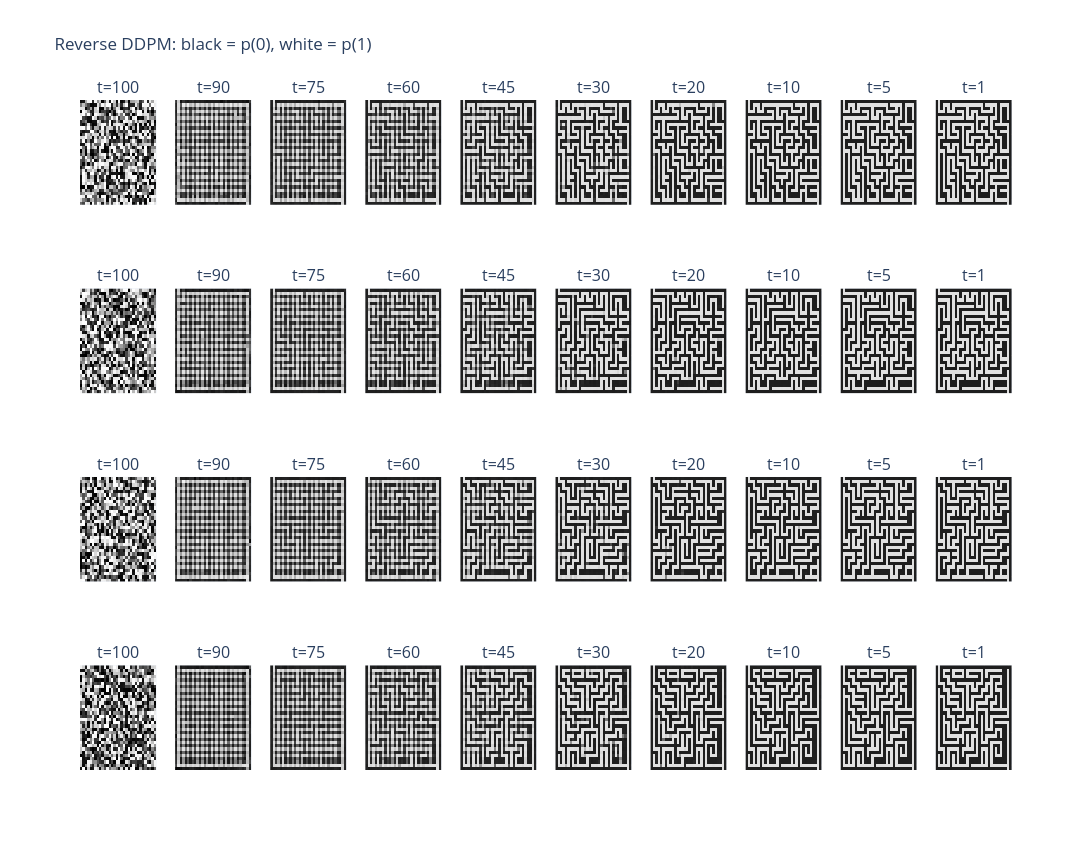
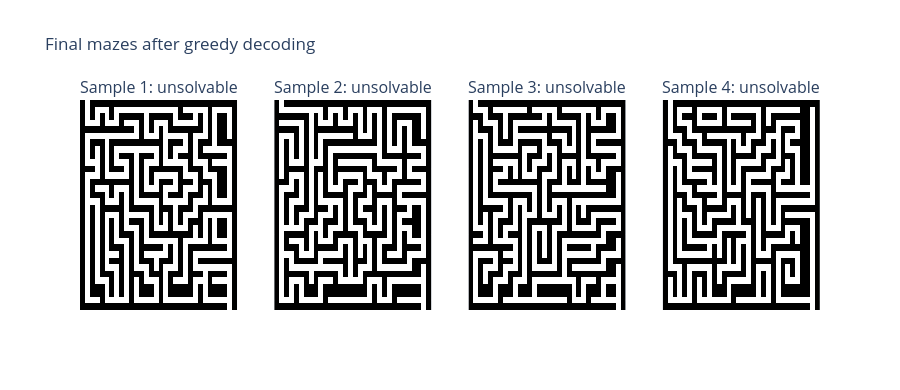

The cell these charts' notebook holds for them, in order:
### Markdown cell above
## 5. Reverse DDPM Sampling and Solvability

Sampling starts from `x_T ~ N(0, I)` and applies all reverse DDPM steps using the predicted noise. Clean-image estimates are captured at selected timesteps for visualization; they are not fed back into the network. Only the final continuous result is greedily decoded by dot product against the two fixed 16-dimensional embeddings.

### Code cell
N_METRIC_SAMPLES = 128
N_TO_SHOW = 4
REVERSE_PREVIEW_TIMESTEPS = [89, 74, 59, 44, 29, 19, 9, 4, 0]


@torch.no_grad()
def sample_ddpm(model, n_samples, capture_timesteps=()):
    model.eval()
    x = torch.randn(n_samples, EMBEDDING_DIM, 32, 32, device=DEVICE)
    initial_noise = x.detach().clone()
    snapshots = {}
    capture_timesteps = set(capture_timesteps)

    for step in reversed(range(DIFFUSION_STEPS)):
        timesteps = torch.full((n_samples,), step, device=DEVICE, dtype=torch.long)
        predicted_noise = model(x, timesteps)
        alpha = alphas[step]
        alpha_bar = alpha_bars[step]
        beta = betas[step]
        x0_estimate = (x - (1 - alpha_bar).sqrt() * predicted_noise) / alpha_bar.sqrt()
        if step in capture_timesteps:
            snapshots[step] = x0_estimate.detach().clone()

        mean = (x - beta / (1 - alpha_bar).sqrt() * predicted_noise) / alpha.sqrt()
        if step > 0:
            alpha_bar_previous = alpha_bars[step - 1]
            posterior_variance = beta * (1 - alpha_bar_previous) / (1 - alpha_bar)
            x = mean + posterior_variance.sqrt() * torch.randn_like(x)
        else:
            x = mean

    return x, snapshots, initial_noise


samples_continuous, reverse_snapshots, initial_noise = sample_ddpm(
    model, N_METRIC_SAMPLES, REVERSE_PREVIEW_TIMESTEPS
)
print(
    "Initial x_T Gaussian stats: "
    f"mean={initial_noise.mean().item():.3f}, "
    f"std={initial_noise.std().item():.3f}"
)
hard_samples = (
    torch.einsum("bdhw,kd->bkhw", samples_continuous, binary_embeddings)
    .argmax(dim=1)
    .cpu()
    .numpy()
    .astype(np.uint8)
)

fig = make_subplots(
    rows=N_TO_SHOW,
    cols=1 + len(REVERSE_PREVIEW_TIMESTEPS),
    subplot_titles=[
        f"t={t}"
        for _ in range(N_TO_SHOW)
        for t in [100] + [step + 1 for step in REVERSE_PREVIEW_TIMESTEPS]
    ],
)
for i in range(N_TO_SHOW):
    initial_probabilities = decode_probabilities(
        initial_noise[i : i + 1], binary_embeddings, TEMPERATURE
    )[0, 1]
    fig.add_trace(
        go.Heatmap(
            z=initial_probabilities.cpu().numpy(),
            zmin=0,
            zmax=1,
            colorscale=[[0, "black"], [1, "white"]],
            showscale=False,
        ),
        row=i + 1,
        col=1,
    )
    for col, step in enumerate(REVERSE_PREVIEW_TIMESTEPS, start=2):
        probabilities = (
            decode_probabilities(
                reverse_snapshots[step], binary_embeddings, TEMPERATURE
            )[i, 1]
            .cpu()
            .numpy()
        )
        fig.add_trace(
            go.Heatmap(
                z=probabilities,
                zmin=0,
                zmax=1,
                colorscale=[[0, "black"], [1, "white"]],
                showscale=False,
            ),
            row=i + 1,
            col=col,
        )
fig.update_layout(
    title="Reverse DDPM: black = p(0), white = p(1)",
    height=850,
    width=1900,
)
fig.update_xaxes(showticklabels=False)
fig.update_yaxes(showticklabels=False, autorange="reversed")
fig.show()

solved = [solvability_rate([maze]) for maze in hard_samples]
print(f"Solvable samples: {sum(solved)}/{len(solved)} ({np.mean(solved):.1%})")
hard_fig = make_subplots(
    rows=1,
    cols=N_TO_SHOW,
    subplot_titles=[
        f"Sample {i + 1}: {'solvable' if solved[i] else 'unsolvable'}"
        for i in range(N_TO_SHOW)
    ],
)
for i in range(N_TO_SHOW):
    hard_fig.add_trace(
        go.Heatmap(
            z=hard_samples[i],
            zmin=0,
            zmax=1,
            colorscale=[[0, "black"], [1, "white"]],
            showscale=False,
        ),
        row=1,
        col=i + 1,
    )
hard_fig.update_layout(title="Final mazes after greedy decoding", height=390, width=900)
hard_fig.update_xaxes(showticklabels=False)
hard_fig.update_yaxes(showticklabels=False, autorange="reversed")
hard_fig.show()

### Figure 1 — Plotly figure (JSON) as saved in the notebook; plotly's stock layout.template omitted (floating-point values rounded to 4 significant figures; data arrays with more than 128 entries replaced by an {"elided": "..."} marker saying what was removed)
{"data": [{"colorscale": [[0, "black"], [1, "white"]], "showscale": false, "type": "heatmap", "xaxis": "x", "yaxis": "y", "z": {"elided": "32x32 float values"}, "zmax": 1, "zmin": 0}, {"colorscale": [[0, "black"], [1, "white"]], "showscale": false, "type": "heatmap", "xaxis": "x2", "yaxis": "y2", "z": {"elided": "32x32 float values"}, "zmax": 1, "zmin": 0}, {"colorscale": [[0, "black"], [1, "white"]], "showscale": false, "type": "heatmap", "xaxis": "x3", "yaxis": "y3", "z": {"elided": "32x32 float values"}, "zmax": 1, "zmin": 0}, {"colorscale": [[0, "black"], [1, "white"]], "showscale": false, "type": "heatmap", "xaxis": "x4", "yaxis": "y4", "z": {"elided": "32x32 float values"}, "zmax": 1, "zmin": 0}, {"colorscale": [[0, "black"], [1, "white"]], "showscale": false, "type": "heatmap", "xaxis": "x5", "yaxis": "y5", "z": {"elided": "32x32 float values"}, "zmax": 1, "zmin": 0}, {"colorscale": [[0, "black"], [1, "white"]], "showscale": false, "type": "heatmap", "xaxis": "x6", "yaxis": "y6", "z": {"elided": "32x32 float values"}, "zmax": 1, "zmin": 0}, {"colorscale": [[0, "black"], [1, "white"]], "showscale": false, "type": "heatmap", "xaxis": "x7", "yaxis": "y7", "z": {"elided": "32x32 float values"}, "zmax": 1, "zmin": 0}, {"colorscale": [[0, "black"], [1, "white"]], "showscale": false, "type": "heatmap", "xaxis": "x8", "yaxis": "y8", "z": {"elided": "32x32 float values"}, "zmax": 1, "zmin": 0}, {"colorscale": [[0, "black"], [1, "white"]], "showscale": false, "type": "heatmap", "xaxis": "x9", "yaxis": "y9", "z": {"elided": "32x32 float values"}, "zmax": 1, "zmin": 0}, {"colorscale": [[0, "black"], [1, "white"]], "showscale": false, "type": "heatmap", "xaxis": "x10", "yaxis": "y10", "z": {"elided": "32x32 float values"}, "zmax": 1, "zmin": 0}, {"colorscale": [[0, "black"], [1, "white"]], "showscale": false, "type": "heatmap", "xaxis": "x11", "yaxis": "y11", "z": {"elided": "32x32 float values"}, "zmax": 1, "zmin": 0}, {"colorscale": [[0, "black"], [1, "white"]], "showscale": false, "type": "heatmap", "xaxis": "x12", "yaxis": "y12", "z": {"elided": "32x32 float values"}, "zmax": 1, "zmin": 0}, {"colorscale": [[0, "black"], [1, "white"]], "showscale": false, "type": "heatmap", "xaxis": "x13", "yaxis": "y13", "z": {"elided": "32x32 float values"}, "zmax": 1, "zmin": 0}, {"colorscale": [[0, "black"], [1, "white"]], "showscale": false, "type": "heatmap", "xaxis": "x14", "yaxis": "y14", "z": {"elided": "32x32 float values"}, "zmax": 1, "zmin": 0}, {"colorscale": [[0, "black"], [1, "white"]], "showscale": false, "type": "heatmap", "xaxis": "x15", "yaxis": "y15", "z": {"elided": "32x32 float values"}, "zmax": 1, "zmin": 0}, {"colorscale": [[0, "black"], [1, "white"]], "showscale": false, "type": "heatmap", "xaxis": "x16", "yaxis": "y16", "z": {"elided": "32x32 float values"}, "zmax": 1, "zmin": 0}, {"colorscale": [[0, "black"], [1, "white"]], "showscale": false, "type": "heatmap", "xaxis": "x17", "yaxis": "y17", "z": {"elided": "32x32 float values"}, "zmax": 1, "zmin": 0}, {"colorscale": [[0, "black"], [1, "white"]], "showscale": false, "type": "heatmap", "xaxis": "x18", "yaxis": "y18", "z": {"elided": "32x32 float values"}, "zmax": 1, "zmin": 0}, {"colorscale": [[0, "black"], [1, "white"]], "showscale": false, "type": "heatmap", "xaxis": "x19", "yaxis": "y19", "z": {"elided": "32x32 float values"}, "zmax": 1, "zmin": 0}, {"colorscale": [[0, "black"], [1, "white"]], "showscale": false, "type": "heatmap", "xaxis": "x20", "yaxis": "y20", "z": {"elided": "32x32 float values"}, "zmax": 1, "zmin": 0}, {"colorscale": [[0, "black"], [1, "white"]], "showscale": false, "type": "heatmap", "xaxis": "x21", "yaxis": "y21", "z": {"elided": "32x32 float values"}, "zmax": 1, "zmin": 0}, {"colorscale": [[0, "black"], [1, "white"]], "showscale": false, "type": "heatmap", "xaxis": "x22", "yaxis": "y22", "z": {"elided": "32x32 float values"}, "zmax": 1, "zmin": 0}, {"colorscale": [[0, "black"], [1, "white"]], "showscale": false, "type": "heatmap", "xaxis": "x23", "yaxis": "y23", "z": {"elided": "32x32 float values"}, "zmax": 1, "zmin": 0}, {"colorscale": [[0, "black"], [1, "white"]], "showscale": false, "type": "heatmap", "xaxis": "x24", "yaxis": "y24", "z": {"elided": "32x32 float values"}, "zmax": 1, "zmin": 0}, {"colorscale": [[0, "black"], [1, "white"]], "showscale": false, "type": "heatmap", "xaxis": "x25", "yaxis": "y25", "z": {"elided": "32x32 float values"}, "zmax": 1, "zmin": 0}, {"colorscale": [[0, "black"], [1, "white"]], "showscale": false, "type": "heatmap", "xaxis": "x26", "yaxis": "y26", "z": {"elided": "32x32 float values"}, "zmax": 1, "zmin": 0}, {"colorscale": [[0, "black"], [1, "white"]], "showscale": false, "type": "heatmap", "xaxis": "x27", "yaxis": "y27", "z": {"elided": "32x32 float values"}, "zmax": 1, "zmin": 0}, {"colorscale": [[0, "black"], [1, "white"]], "showscale": false, "type": "heatmap", "xaxis": "x28", "yaxis": "y28", "z": {"elided": "32x32 float values"}, "zmax": 1, "zmin": 0}, {"colorscale": [[0, "black"], [1, "white"]], "showscale": false, "type": "heatmap", "xaxis": "x29", "yaxis": "y29", "z": {"elided": "32x32 float values"}, "zmax": 1, "zmin": 0}, {"colorscale": [[0, "black"], [1, "white"]], "showscale": false, "type": "heatmap", "xaxis": "x30", "yaxis": "y30", "z": {"elided": "32x32 float values"}, "zmax": 1, "zmin": 0}, {"colorscale": [[0, "black"], [1, "white"]], "showscale": false, "type": "heatmap", "xaxis": "x31", "yaxis": "y31", "z": {"elided": "32x32 float values"}, "zmax": 1, "zmin": 0}, {"colorscale": [[0, "black"], [1, "white"]], "showscale": false, "type": "heatmap", "xaxis": "x32", "yaxis": "y32", "z": {"elided": "32x32 float values"}, "zmax": 1, "zmin": 0}, {"colorscale": [[0, "black"], [1, "white"]], "showscale": false, "type": "heatmap", "xaxis": "x33", "yaxis": "y33", "z": {"elided": "32x32 float values"}, "zmax": 1, "zmin": 0}, {"colorscale": [[0, "black"], [1, "white"]], "showscale": false, "type": "heatmap", "xaxis": "x34", "yaxis": "y34", "z": {"elided": "32x32 float values"}, "zmax": 1, "zmin": 0}, {"colorscale": [[0, "black"], [1, "white"]], "showscale": false, "type": "heatmap", "xaxis": "x35", "yaxis": "y35", "z": {"elided": "32x32 float values"}, "zmax": 1, "zmin": 0}, {"colorscale": [[0, "black"], [1, "white"]], "showscale": false, "type": "heatmap", "xaxis": "x36", "yaxis": "y36", "z": {"elided": "32x32 float values"}, "zmax": 1, "zmin": 0}, {"colorscale": [[0, "black"], [1, "white"]], "showscale": false, "type": "heatmap", "xaxis": "x37", "yaxis": "y37", "z": {"elided": "32x32 float values"}, "zmax": 1, "zmin": 0}, {"colorscale": [[0, "black"], [1, "white"]], "showscale": false, "type": "heatmap", "xaxis": "x38", "yaxis": "y38", "z": {"elided": "32x32 float values"}, "zmax": 1, "zmin": 0}, {"colorscale": [[0, "black"], [1, "white"]], "showscale": false, "type": "heatmap", "xaxis": "x39", "yaxis": "y39", "z": {"elided": "32x32 float values"}, "zmax": 1, "zmin": 0}, {"colorscale": [[0, "black"], [1, "white"]], "showscale": false, "type": "heatmap", "xaxis": "x40", "yaxis": "y40", "z": {"elided": "32x32 float values"}, "zmax": 1, "zmin": 0}], "layout": {"annotations": [{"font": {"size": 16}, "showarrow": false, "text": "t=100", "x": 0.041, "xanchor": "center", "xref": "paper", "y": 1, "yanchor": "bottom", "yref": "paper"}, {"font": {"size": 16}, "showarrow": false, "text": "t=90", "x": 0.143, "xanchor": "center", "xref": "paper", "y": 1, "yanchor": "bottom", "yref": "paper"}, {"font": {"size": 16}, "showarrow": false, "text": "t=75", "x": 0.245, "xanchor": "center", "xref": "paper", "y": 1, "yanchor": "bottom", "yref": "paper"}, {"font": {"size": 16}, "showarrow": false, "text": "t=60", "x": 0.347, "xanchor": "center", "xref": "paper", "y": 1, "yanchor": "bottom", "yref": "paper"}, {"font": {"size": 16}, "showarrow": false, "text": "t=45", "x": 0.449, "xanchor": "center", "xref": "paper", "y": 1, "yanchor": "bottom", "yref": "paper"}, {"font": {"size": 16}, "showarrow": false, "text": "t=30", "x": 0.551, "xanchor": "center", "xref": "paper", "y": 1, "yanchor": "bottom", "yref": "paper"}, {"font": {"size": 16}, "showarrow": false, "text": "t=20", "x": 0.653, "xanchor": "center", "xref": "paper", "y": 1, "yanchor": "bottom", "yref": "paper"}, {"font": {"size": 16}, "showarrow": false, "text": "t=10", "x": 0.755, "xanchor": "center", "xref": "paper", "y": 1, "yanchor": "bottom", "yref": "paper"}, {"font": {"size": 16}, "showarrow": false, "text": "t=5", "x": 0.857, "xanchor": "center", "xref": "paper", "y": 1, "yanchor": "bottom", "yref": "paper"}, {"font": {"size": 16}, "showarrow": false, "text": "t=1", "x": 0.959, "xanchor": "center", "xref": "paper", "y": 1, "yanchor": "bottom", "yref": "paper"}, {"font": {"size": 16}, "showarrow": false, "text": "t=100", "x": 0.041, "xanchor": "center", "xref": "paper", "y": 0.7188, "yanchor": "bottom", "yref": "paper"}, {"font": {"size": 16}, "showarrow": false, "text": "t=90", "x": 0.143, "xanchor": "center", "xref": "paper", "y": 0.7188, "yanchor": "bottom", "yref": "paper"}, {"font": {"size": 16}, "showarrow": false, "text": "t=75", "x": 0.245, "xanchor": "center", "xref": "paper", "y": 0.7188, "yanchor": "bottom", "yref": "paper"}, {"font": {"size": 16}, "showarrow": false, "text": "t=60", "x": 0.347, "xanchor": "center", "xref": "paper", "y": 0.7188, "yanchor": "bottom", "yref": "paper"}, {"font": {"size": 16}, "showarrow": false, "text": "t=45", "x": 0.449, "xanchor": "center", "xref": "paper", "y": 0.7188, "yanchor": "bottom", "yref": "paper"}, {"font": {"size": 16}, "showarrow": false, "text": "t=30", "x": 0.551, "xanchor": "center", "xref": "paper", "y": 0.7188, "yanchor": "bottom", "yref": "paper"}, {"font": {"size": 16}, "showarrow": false, "text": "t=20", "x": 0.653, "xanchor": "center", "xref": "paper", "y": 0.7188, "yanchor": "bottom", "yref": "paper"}, {"font": {"size": 16}, "showarrow": false, "text": "t=10", "x": 0.755, "xanchor": "center", "xref": "paper", "y": 0.7188, "yanchor": "bottom", "yref": "paper"}, {"font": {"size": 16}, "showarrow": false, "text": "t=5", "x": 0.857, "xanchor": "center", "xref": "paper", "y": 0.7188, "yanchor": "bottom", "yref": "paper"}, {"font": {"size": 16}, "showarrow": false, "text": "t=1", "x": 0.959, "xanchor": "center", "xref": "paper", "y": 0.7188, "yanchor": "bottom", "yref": "paper"}, {"font": {"size": 16}, "showarrow": false, "text": "t=100", "x": 0.041, "xanchor": "center", "xref": "paper", "y": 0.4375, "yanchor": "bottom", "yref": "paper"}, {"font": {"size": 16}, "showarrow": false, "text": "t=90", "x": 0.143, "xanchor": "center", "xref": "paper", "y": 0.4375, "yanchor": "bottom", "yref": "paper"}, {"font": {"size": 16}, "showarrow": false, "text": "t=75", "x": 0.245, "xanchor": "center", "xref": "paper", "y": 0.4375, "yanchor": "bottom", "yref": "paper"}, {"font": {"size": 16}, "showarrow": false, "text": "t=60", "x": 0.347, "xanchor": "center", "xref": "paper", "y": 0.4375, "yanchor": "bottom", "yref": "paper"}, {"font": {"size": 16}, "showarrow": false, "text": "t=45", "x": 0.449, "xanchor": "center", "xref": "paper", "y": 0.4375, "yanchor": "bottom", "yref": "paper"}, {"font": {"size": 16}, "showarrow": false, "text": "t=30", "x": 0.551, "xanchor": "center", "xref": "paper", "y": 0.4375, "yanchor": "bottom", "yref": "paper"}, {"font": {"size": 16}, "showarrow": false, "text": "t=20", "x": 0.653, "xanchor": "center", "xref": "paper", "y": 0.4375, "yanchor": "bottom", "yref": "paper"}, {"font": {"size": 16}, "showarrow": false, "text": "t=10", "x": 0.755, "xanchor": "center", "xref": "paper", "y": 0.4375, "yanchor": "bottom", "yref": "paper"}, {"font": {"size": 16}, "showarrow": false, "text": "t=5", "x": 0.857, "xanchor": "center", "xref": "paper", "y": 0.4375, "yanchor": "bottom", "yref": "paper"}, {"font": {"size": 16}, "showarrow": false, "text": "t=1", "x": 0.959, "xanchor": "center", "xref": "paper", "y": 0.4375, "yanchor": "bottom", "yref": "paper"}, {"font": {"size": 16}, "showarrow": false, "text": "t=100", "x": 0.041, "xanchor": "center", "xref": "paper", "y": 0.1562, "yanchor": "bottom", "yref": "paper"}, {"font": {"size": 16}, "showarrow": false, "text": "t=90", "x": 0.143, "xanchor": "center", "xref": "paper", "y": 0.1562, "yanchor": "bottom", "yref": "paper"}, {"font": {"size": 16}, "showarrow": false, "text": "t=75", "x": 0.245, "xanchor": "center", "xref": "paper", "y": 0.1562, "yanchor": "bottom", "yref": "paper"}, {"font": {"size": 16}, "showarrow": false, "text": "t=60", "x": 0.347, "xanchor": "center", "xref": "paper", "y": 0.1562, "yanchor": "bottom", "yref": "paper"}, {"font": {"size": 16}, "showarrow": false, "text": "t=45", "x": 0.449, "xanchor": "center", "xref": "paper", "y": 0.1562, "yanchor": "bottom", "yref": "paper"}, {"font": {"size": 16}, "showarrow": false, "text": "t=30", "x": 0.551, "xanchor": "center", "xref": "paper", "y": 0.1562, "yanchor": "bottom", "yref": "paper"}, {"font": {"size": 16}, "showarrow": false, "text": "t=20", "x": 0.653, "xanchor": "center", "xref": "paper", "y": 0.1562, "yanchor": "bottom", "yref": "paper"}, {"font": {"size": 16}, "showarrow": false, "text": "t=10", "x": 0.755, "xanchor": "center", "xref": "paper", "y": 0.1562, "yanchor": "bottom", "yref": "paper"}, {"font": {"size": 16}, "showarrow": false, "text": "t=5", "x": 0.857, "xanchor": "center", "xref": "paper", "y": 0.1562, "yanchor": "bottom", "yref": "paper"}, {"font": {"size": 16}, "showarrow": false, "text": "t=1", "x": 0.959, "xanchor": "center", "xref": "paper", "y": 0.1562, "yanchor": "bottom", "yref": "paper"}], "height": 850, "title": {"text": "Reverse DDPM: black = p(0), white = p(1)"}, "width": 1900, "xaxis": {"anchor": "y", "domain": [0, 0.082], "showticklabels": false}, "xaxis10": {"anchor": "y10", "domain": [0.918, 1.0], "showticklabels": false}, "xaxis11": {"anchor": "y11", "domain": [0, 0.082], "showticklabels": false}, "xaxis12": {"anchor": "y12", "domain": [0.102, 0.184], "showticklabels": false}, "xaxis13": {"anchor": "y13", "domain": [0.204, 0.286], "showticklabels": false}, "xaxis14": {"anchor": "y14", "domain": [0.306, 0.388], "showticklabels": false}, "xaxis15": {"anchor": "y15", "domain": [0.408, 0.49], "showticklabels": false}, "xaxis16": {"anchor": "y16", "domain": [0.51, 0.592], "showticklabels": false}, "xaxis17": {"anchor": "y17", "domain": [0.612, 0.694], "showticklabels": false}, "xaxis18": {"anchor": "y18", "domain": [0.714, 0.796], "showticklabels": false}, "xaxis19": {"anchor": "y19", "domain": [0.816, 0.898], "showticklabels": false}, "xaxis2": {"anchor": "y2", "domain": [0.102, 0.184], "showticklabels": false}, "xaxis20": {"anchor": "y20", "domain": [0.918, 1.0], "showticklabels": false}, "xaxis21": {"anchor": "y21", "domain": [0, 0.082], "showticklabels": false}, "xaxis22": {"anchor": "y22", "domain": [0.102, 0.184], "showticklabels": false}, "xaxis23": {"anchor": "y23", "domain": [0.204, 0.286], "showticklabels": false}, "xaxis24": {"anchor": "y24", "domain": [0.306, 0.388], "showticklabels": false}, "xaxis25": {"anchor": "y25", "domain": [0.408, 0.49], "showticklabels": false}, "xaxis26": {"anchor": "y26", "domain": [0.51, 0.592], "showticklabels": false}, "xaxis27": {"anchor": "y27", "domain": [0.612, 0.694], "showticklabels": false}, "xaxis28": {"anchor": "y28", "domain": [0.714, 0.796], "showticklabels": false}, "xaxis29": {"anchor": "y29", "domain": [0.816, 0.898], "showticklabels": false}, "xaxis3": {"anchor": "y3", "domain": [0.204, 0.286], "showticklabels": false}, "xaxis30": {"anchor": "y30", "domain": [0.918, 1.0], "showticklabels": false}, "xaxis31": {"anchor": "y31", "domain": [0, 0.082], "showticklabels": false}, "xaxis32": {"anchor": "y32", "domain": [0.102, 0.184], "showticklabels": false}, "xaxis33": {"anchor": "y33", "domain": [0.204, 0.286], "showticklabels": false}, "xaxis34": {"anchor": "y34", "domain": [0.306, 0.388], "showticklabels": false}, "xaxis35": {"anchor": "y35", "domain": [0.408, 0.49], "showticklabels": false}, "xaxis36": {"anchor": "y36", "domain": [0.51, 0.592], "showticklabels": false}, "xaxis37": {"anchor": "y37", "domain": [0.612, 0.694], "showticklabels": false}, "xaxis38": {"anchor": "y38", "domain": [0.714, 0.796], "showticklabels": false}, "xaxis39": {"anchor": "y39", "domain": [0.816, 0.898], "showticklabels": false}, "xaxis4": {"anchor": "y4", "domain": [0.306, 0.388], "showticklabels": false}, "xaxis40": {"anchor": "y40", "domain": [0.918, 1.0], "showticklabels": false}, "xaxis5": {"anchor": "y5", "domain": [0.408, 0.49], "showticklabels": false}, "xaxis6": {"anchor": "y6", "domain": [0.51, 0.592], "showticklabels": false}, "xaxis7": {"anchor": "y7", "domain": [0.612, 0.694], "showticklabels": false}, "xaxis8": {"anchor": "y8", "domain": [0.714, 0.796], "showticklabels": false}, "xaxis9": {"anchor": "y9", "domain": [0.816, 0.898], "showticklabels": false}, "yaxis": {"anchor": "x", "autorange": "reversed", "domain": [0.8438, 1], "showticklabels": false}, "yaxis10": {"anchor": "x10", "autorange": "reversed", "domain": [0.8438, 1], "showticklabels": false}, "yaxis11": {"anchor": "x11", "autorange": "reversed", "domain": [0.5625, 0.7188], "showticklabels": false}, "yaxis12": {"anchor": "x12", "autorange": "reversed", "domain": [0.5625, 0.7188], "showticklabels": false}, "yaxis13": {"anchor": "x13", "autorange": "reversed", "domain": [0.5625, 0.7188], "showticklabels": false}, "yaxis14": {"anchor": "x14", "autorange": "reversed", "domain": [0.5625, 0.7188], "showticklabels": false}, "yaxis15": {"anchor": "x15", "autorange": "reversed", "domain": [0.5625, 0.7188], "showticklabels": false}, "yaxis16": {"anchor": "x16", "autorange": "reversed", "domain": [0.5625, 0.7188], "showticklabels": false}, "yaxis17": {"anchor": "x17", "autorange": "reversed", "domain": [0.5625, 0.7188], "showticklabels": false}, "yaxis18": {"anchor": "x18", "autorange": "reversed", "domain": [0.5625, 0.7188], "showticklabels": false}, "yaxis19": {"anchor": "x19", "autorange": "reversed", "domain": [0.5625, 0.7188], "showticklabels": false}, "yaxis2": {"anchor": "x2", "autorange": "reversed", "domain": [0.8438, 1], "showticklabels": false}, "yaxis20": {"anchor": "x20", "autorange": "reversed", "domain": [0.5625, 0.7188], "showticklabels": false}, "yaxis21": {"anchor": "x21", "autorange": "reversed", "domain": [0.2812, 0.4375], "showticklabels": false}, "yaxis22": {"anchor": "x22", "autorange": "reversed", "domain": [0.2812, 0.4375], "showticklabels": false}, "yaxis23": {"anchor": "x23", "autorange": "reversed", "domain": [0.2812, 0.4375], "showticklabels": false}, "yaxis24": {"anchor": "x24", "autorange": "reversed", "domain": [0.2812, 0.4375], "showticklabels": false}, "yaxis25": {"anchor": "x25", "autorange": "reversed", "domain": [0.2812, 0.4375], "showticklabels": false}, "yaxis26": {"anchor": "x26", "autorange": "reversed", "domain": [0.2812, 0.4375], "showticklabels": false}, "yaxis27": {"anchor": "x27", "autorange": "reversed", "domain": [0.2812, 0.4375], "showticklabels": false}, "yaxis28": {"anchor": "x28", "autorange": "reversed", "domain": [0.2812, 0.4375], "showticklabels": false}, "yaxis29": {"anchor": "x29", "autorange": "reversed", "domain": [0.2812, 0.4375], "showticklabels": false}, "yaxis3": {"anchor": "x3", "autorange": "reversed", "domain": [0.8438, 1], "showticklabels": false}, "yaxis30": {"anchor": "x30", "autorange": "reversed", "domain": [0.2812, 0.4375], "showticklabels": false}, "yaxis31": {"anchor": "x31", "autorange": "reversed", "domain": [0, 0.1562], "showticklabels": false}, "yaxis32": {"anchor": "x32", "autorange": "reversed", "domain": [0, 0.1562], "showticklabels": false}, "yaxis33": {"anchor": "x33", "autorange": "reversed", "domain": [0, 0.1562], "showticklabels": false}, "yaxis34": {"anchor": "x34", "autorange": "reversed", "domain": [0, 0.1562], "showticklabels": false}, "yaxis35": {"anchor": "x35", "autorange": "reversed", "domain": [0, 0.1562], "showticklabels": false}, "yaxis36": {"anchor": "x36", "autorange": "reversed", "domain": [0, 0.1562], "showticklabels": false}, "yaxis37": {"anchor": "x37", "autorange": "reversed", "domain": [0, 0.1562], "showticklabels": false}, "yaxis38": {"anchor": "x38", "autorange": "reversed", "domain": [0, 0.1562], "showticklabels": false}, "yaxis39": {"anchor": "x39", "autorange": "reversed", "domain": [0, 0.1562], "showticklabels": false}, "yaxis4": {"anchor": "x4", "autorange": "reversed", "domain": [0.8438, 1], "showticklabels": false}, "yaxis40": {"anchor": "x40", "autorange": "reversed", "domain": [0, 0.1562], "showticklabels": false}, "yaxis5": {"anchor": "x5", "autorange": "reversed", "domain": [0.8438, 1], "showticklabels": false}, "yaxis6": {"anchor": "x6", "autorange": "reversed", "domain": [0.8438, 1], "showticklabels": false}, "yaxis7": {"anchor": "x7", "autorange": "reversed", "domain": [0.8438, 1], "showticklabels": false}, "yaxis8": {"anchor": "x8", "autorange": "reversed", "domain": [0.8438, 1], "showticklabels": false}, "yaxis9": {"anchor": "x9", "autorange": "reversed", "domain": [0.8438, 1], "showticklabels": false}}}

### Figure 2 — Plotly figure (JSON) as saved in the notebook; plotly's stock layout.template omitted (floating-point values rounded to 4 significant figures; data arrays with more than 128 entries replaced by an {"elided": "..."} marker saying what was removed)
{"data": [{"colorscale": [[0, "black"], [1, "white"]], "showscale": false, "type": "heatmap", "xaxis": "x", "yaxis": "y", "z": {"elided": "32x32 int values"}, "zmax": 1, "zmin": 0}, {"colorscale": [[0, "black"], [1, "white"]], "showscale": false, "type": "heatmap", "xaxis": "x2", "yaxis": "y2", "z": {"elided": "32x32 int values"}, "zmax": 1, "zmin": 0}, {"colorscale": [[0, "black"], [1, "white"]], "showscale": false, "type": "heatmap", "xaxis": "x3", "yaxis": "y3", "z": {"elided": "32x32 int values"}, "zmax": 1, "zmin": 0}, {"colorscale": [[0, "black"], [1, "white"]], "showscale": false, "type": "heatmap", "xaxis": "x4", "yaxis": "y4", "z": {"elided": "32x32 int values"}, "zmax": 1, "zmin": 0}], "layout": {"annotations": [{"font": {"size": 16}, "showarrow": false, "text": "Sample 1: unsolvable", "x": 0.1062, "xanchor": "center", "xref": "paper", "y": 1, "yanchor": "bottom", "yref": "paper"}, {"font": {"size": 16}, "showarrow": false, "text": "Sample 2: unsolvable", "x": 0.3688, "xanchor": "center", "xref": "paper", "y": 1, "yanchor": "bottom", "yref": "paper"}, {"font": {"size": 16}, "showarrow": false, "text": "Sample 3: unsolvable", "x": 0.6313, "xanchor": "center", "xref": "paper", "y": 1, "yanchor": "bottom", "yref": "paper"}, {"font": {"size": 16}, "showarrow": false, "text": "Sample 4: unsolvable", "x": 0.8938, "xanchor": "center", "xref": "paper", "y": 1, "yanchor": "bottom", "yref": "paper"}], "height": 390, "title": {"text": "Final mazes after greedy decoding"}, "width": 900, "xaxis": {"anchor": "y", "domain": [0, 0.2125], "showticklabels": false}, "xaxis2": {"anchor": "y2", "domain": [0.2625, 0.475], "showticklabels": false}, "xaxis3": {"anchor": "y3", "domain": [0.525, 0.7375], "showticklabels": false}, "xaxis4": {"anchor": "y4", "domain": [0.7875, 1], "showticklabels": false}, "yaxis": {"anchor": "x", "autorange": "reversed", "domain": [0, 1], "showticklabels": false}, "yaxis2": {"anchor": "x2", "autorange": "reversed", "domain": [0, 1], "showticklabels": false}, "yaxis3": {"anchor": "x3", "autorange": "reversed", "domain": [0, 1], "showticklabels": false}, "yaxis4": {"anchor": "x4", "autorange": "reversed", "domain": [0, 1], "showticklabels": false}}}
